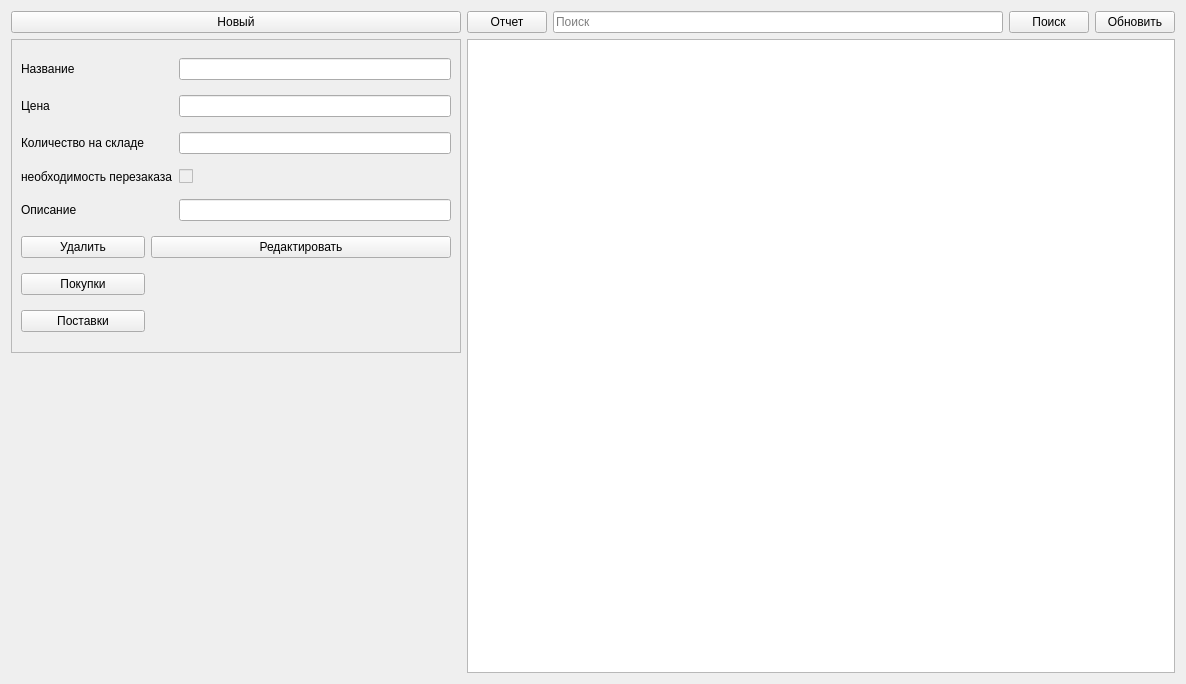
<?xml version="1.0" encoding="UTF-8"?>
<ui version="4.0">
 <class>productstab</class>
 <widget class="QWidget" name="productstab">
  <property name="geometry">
   <rect>
    <x>0</x>
    <y>0</y>
    <width>1186</width>
    <height>684</height>
   </rect>
  </property>
  <property name="windowTitle">
   <string>Frame</string>
  </property>
  <layout class="QGridLayout" name="gridLayout">
   <item row="0" column="0">
    <widget class="QPushButton" name="pb_new_pr">
     <property name="text">
      <string>Новый</string>
     </property>
    </widget>
   </item>
   <item row="0" column="2">
    <widget class="QLineEdit" name="leSearchPr">
     <property name="placeholderText">
      <string>Поиск</string>
     </property>
    </widget>
   </item>
   <item row="0" column="1">
    <widget class="QPushButton" name="pbReport">
     <property name="text">
      <string>Отчет</string>
     </property>
    </widget>
   </item>
   <item row="0" column="3">
    <widget class="QPushButton" name="pbSearch">
     <property name="text">
      <string>Поиск</string>
     </property>
    </widget>
   </item>
   <item row="1" column="0">
    <widget class="QFrame" name="frame">
     <property name="frameShape">
      <enum>QFrame::StyledPanel</enum>
     </property>
     <property name="frameShadow">
      <enum>QFrame::Raised</enum>
     </property>
     <layout class="QGridLayout" name="gridLayout_2">
      <item row="0" column="0">
       <widget class="QLabel" name="label">
        <property name="text">
         <string>Название</string>
        </property>
       </widget>
      </item>
      <item row="5" column="1" colspan="2">
       <widget class="QPushButton" name="pbEditPr">
        <property name="text">
         <string>Редактировать</string>
        </property>
       </widget>
      </item>
      <item row="4" column="0">
       <widget class="QLabel" name="label_5">
        <property name="text">
         <string>Описание</string>
        </property>
       </widget>
      </item>
      <item row="4" column="2">
       <widget class="QLineEdit" name="le_description"/>
      </item>
      <item row="3" column="0" colspan="2">
       <widget class="QLabel" name="label_4">
        <property name="text">
         <string>необходимость перезаказа</string>
        </property>
       </widget>
      </item>
      <item row="1" column="2">
       <widget class="QLineEdit" name="le_price"/>
      </item>
      <item row="2" column="2">
       <widget class="QLineEdit" name="le_in_stock"/>
      </item>
      <item row="6" column="0">
       <widget class="QPushButton" name="pb_order">
        <property name="text">
         <string>Покупки</string>
        </property>
       </widget>
      </item>
      <item row="2" column="0">
       <widget class="QLabel" name="label_3">
        <property name="text">
         <string>Количество на складе</string>
        </property>
       </widget>
      </item>
      <item row="1" column="0">
       <widget class="QLabel" name="label_2">
        <property name="text">
         <string>Цена</string>
        </property>
       </widget>
      </item>
      <item row="7" column="0">
       <widget class="QPushButton" name="pb_ship">
        <property name="text">
         <string>Поставки</string>
        </property>
       </widget>
      </item>
      <item row="0" column="2">
       <widget class="QLineEdit" name="le_pr_name"/>
      </item>
      <item row="5" column="0">
       <widget class="QPushButton" name="pbDeletePr">
        <property name="text">
         <string>Удалить</string>
        </property>
       </widget>
      </item>
      <item row="3" column="2">
       <widget class="QCheckBox" name="cb_re_order">
        <property name="enabled">
         <bool>false</bool>
        </property>
        <property name="font">
         <font>
          <pointsize>20</pointsize>
         </font>
        </property>
        <property name="text">
         <string/>
        </property>
        <property name="iconSize">
         <size>
          <width>50</width>
          <height>50</height>
         </size>
        </property>
       </widget>
      </item>
     </layout>
    </widget>
   </item>
   <item row="0" column="4">
    <widget class="QPushButton" name="pbUpdateColumn">
     <property name="text">
      <string>Обновить</string>
     </property>
    </widget>
   </item>
   <item row="1" column="1" rowspan="2" colspan="4">
    <widget class="QTableWidget" name="twProduct"/>
   </item>
  </layout>
 </widget>
 <resources/>
 <connections/>
</ui>
